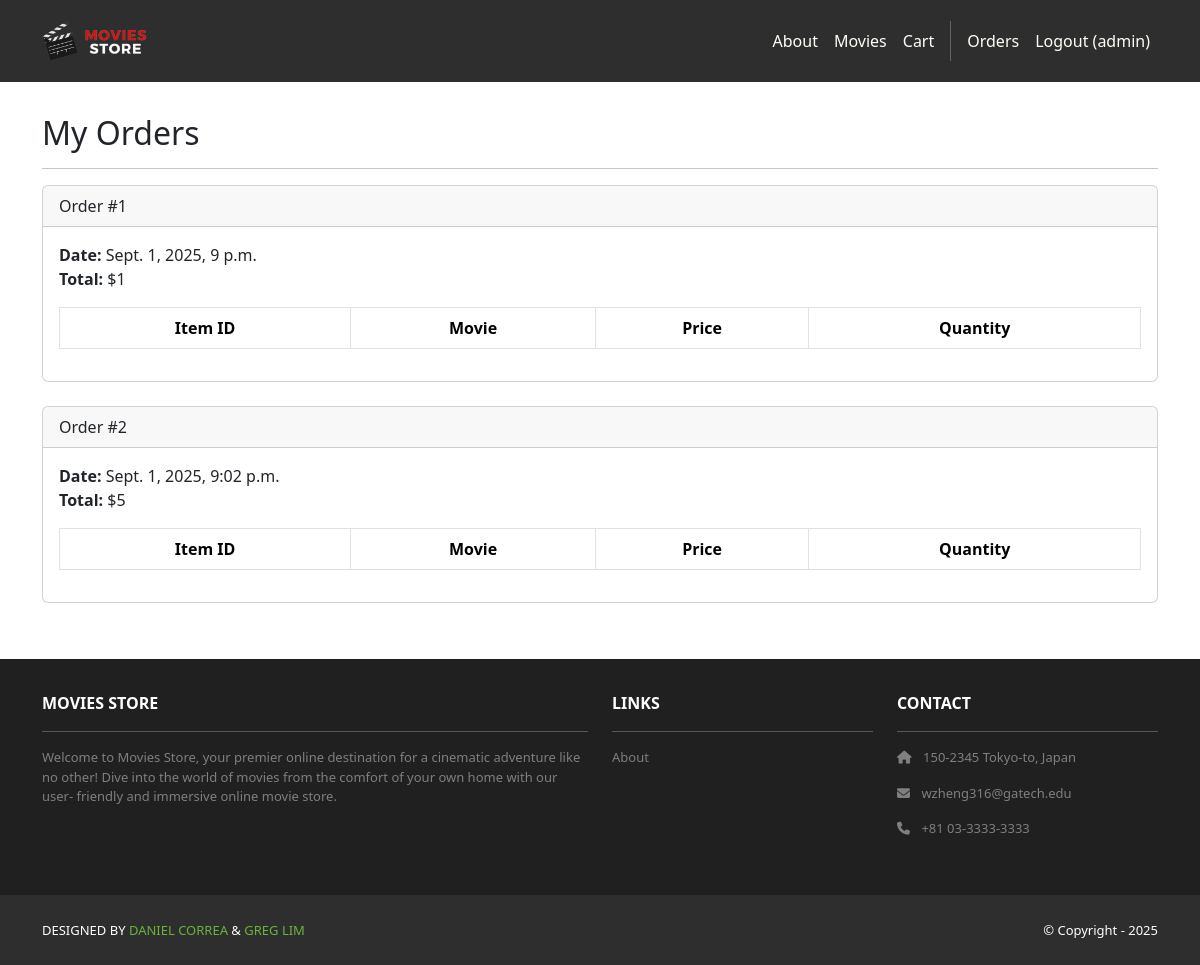
The page /accounts/orders/ (signed in) on the database as committed earlier.
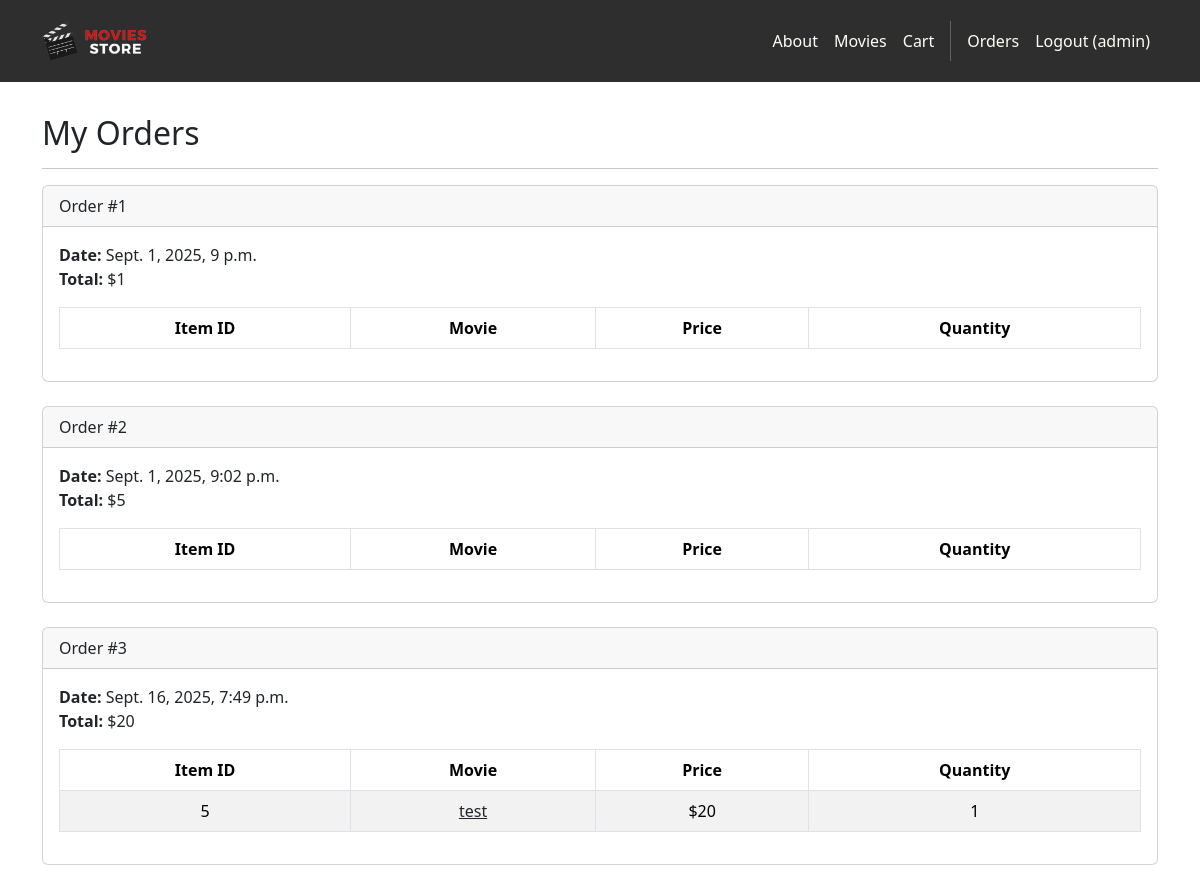
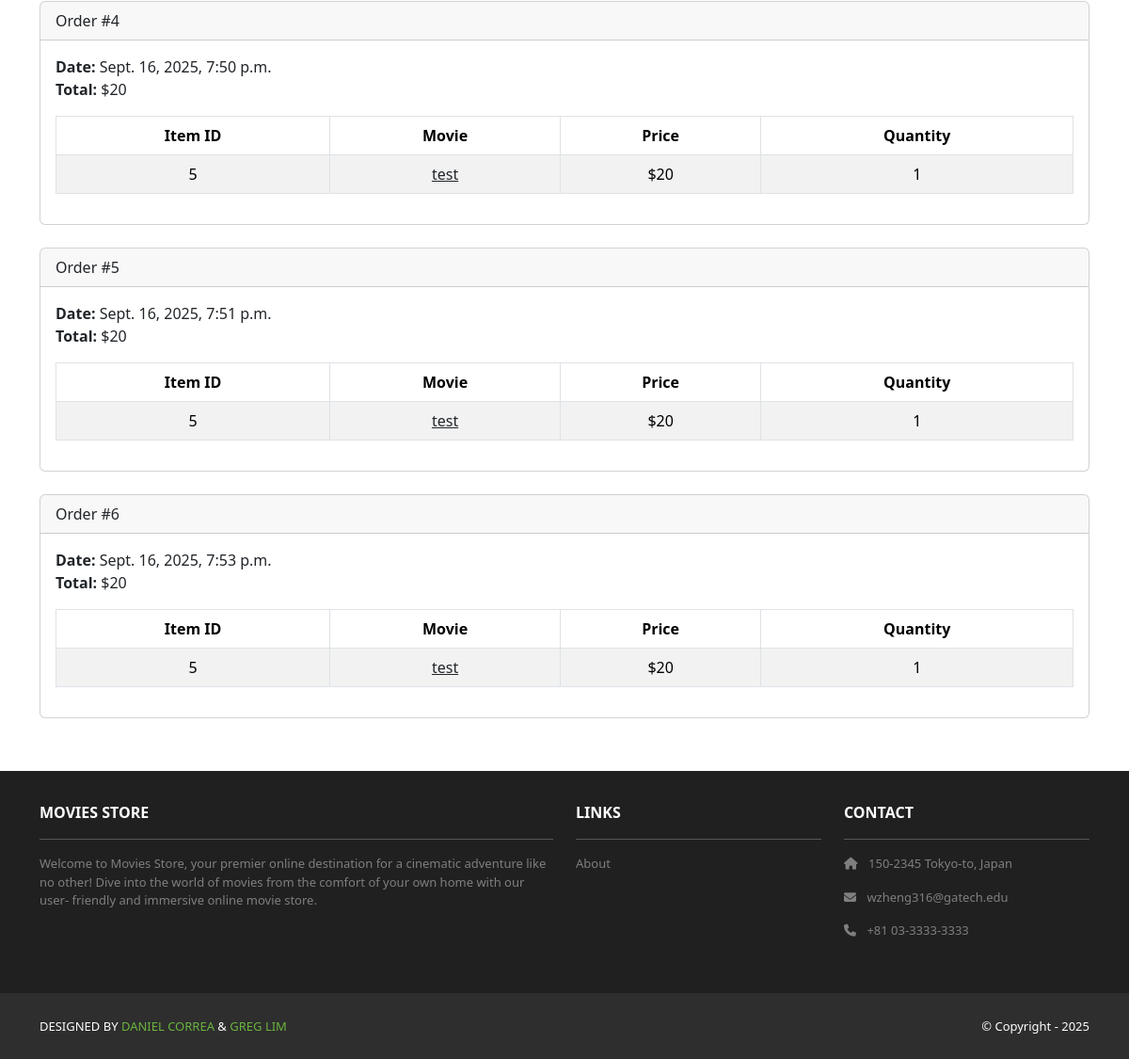
The same page on the database as committed later (2 pictures, top to bottom).
### cart/models.py (models this page shows, shortened)
class Order(models.Model):
    id = models.AutoField(primary_key=True)
    total = models.IntegerField()
    date = models.DateTimeField(auto_now_add=True)
    user = models.ForeignKey(User,
        on_delete=models.CASCADE)

class Item(models.Model):
    id = models.AutoField(primary_key=True)
    price = models.IntegerField()
    quantity = models.IntegerField()
    order = models.ForeignKey(Order,
        on_delete=models.CASCADE)
    movie = models.ForeignKey(Movie,
        on_delete=models.CASCADE)

### movies/models.py (models this page shows, shortened)
class Movie(models.Model):
    id = models.AutoField(primary_key=True)
    name = models.CharField(max_length=255)
    price = models.IntegerField()
    description = models.TextField()
    image = models.ImageField(upload_to='movie_images/')
    amount_left = models.PositiveIntegerField(null=True, blank=True)

### accounts/views.py (the view)
# urls.py: path('orders/', views.orders, name='accounts.orders'),
@login_required
def orders(request):
    template_data = {}
    template_data['title'] = 'Orders'
    template_data['orders'] = request.user.order_set.all()
    return render(request, 'accounts/orders.html',
        {'template_data': template_data})

### accounts/templates/accounts/orders.html
{% extends 'base.html' %}
{% block content %}
<div class="p-3">
  <div class="container">
    <div class="row mt-3">
      <div class="col mx-auto mb-3">
        <h2>My Orders</h2>
        <hr />
        {% for order in template_data.orders %}
        <div class="card mb-4">
          <div class="card-header">
            Order #{{ order.id }}
          </div>
          <div class="card-body">
            <b>Date:</b> {{ order.date }}<br />
            <b>Total:</b> ${{ order.total }}<br />
            <table class="table table-bordered
              table-striped text-center mt-3">
              <thead>
                <tr>
                  <th scope="col">Item ID</th>
                  <th scope="col">Movie</th>
                  <th scope="col">Price</th>
                  <th scope="col">Quantity</th>
                </tr>
              </thead>
              <tbody>
                {% for item in order.item_set.all %}
                <tr>
                  <td>{{ item.movie.id }}</td>
                  <td>
                    <a class="link-dark"
                      href="{% url 'movies.show'
                      id=item.movie.id %}">
                      {{ item.movie.name }}
                    </a>
                  </td>
                  <td>${{ item.movie.price }}</td>
                  <td>{{ item.quantity }}</td>
                </tr>
                {% endfor %}
              </tbody>
            </table>
          </div>
        </div>
        {% endfor %}
      </div>
    </div>
  </div>
</div>
{% endblock content %}

### moviesstore/templates/base.html (shortened to what this page needs)
<!DOCTYPE html>
<html>
  {% load static %}
  <head>
    <link href="https://cdn.jsdelivr.net/npm/bootstrap@5.3.3/dist/css/bootstrap.min.css" rel="stylesheet">
    <link rel="stylesheet"  href="https://cdnjs.cloudflare.com/ajax/libs/font-awesome/6.1.1/css/all.min.css">
    <link rel="stylesheet" type="text/css" href="{% static 'css/style.css' %}">
  </head>
  <body>
     <nav class="p-3 navbar navbar-dark bg-dark
         navbar-expand-lg">
      <div class="container">
        <a class="navbar-brand"
           href="{% url 'home.index' %}">
          <img src="{% static 'img/logo.png' %}" alt="logo"
               height="40" />
        </a>
        <div class="collapse navbar-collapse"
             id="navbarNavAltMarkup">
          <div class="navbar-nav ms-auto navbar-ml">
            <a class="nav-link" href="{% url 'home.about' %}">About</a>
            <a class="nav-link" href="{% url 'movies.index' %}">Movies</a>
            <a class="nav-link" href="{% url 'cart.index' %}">Cart</a>
            {% if user.is_authenticated %}
            <a class="nav-link" href="{% url 'accounts.orders' %}">Orders</a>
            <a class="nav-link"href="{% url 'accounts.logout' %}">Logout ({{user.username }})</a>
            {% else %}
            <a class="nav-link" href="{% url 'accounts.login' %}">Login</a>
            <a class="nav-link" href="{% url 'accounts.signup' %}">Sign Up</a>
            {% endif %}
          </div>
        </div>
      </div>
    </nav>
    <div>
      {% block content %}
      {% endblock content %}
    </div>
     <section class="p-3 ms-footer d-none d-md-block">
      <div class="container">
        <div class="row mt-3 text-white">
          <div class="col-md-6 col-lg-6 col-xl-6
               mx-auto mb-4">
            <b>MOVIES STORE</b>
            <hr />
            <p>
              Welcome to Movies Store, your premier online
              destination for a cinematic adventure like no
              other! Dive into the world of movies from the
              comfort of your own home with our user-
              friendly and immersive online movie store.
            </p>
          </div>
          <div class="col-md-3 col-lg-3 col-xl-3
               mx-auto mb-4">
            <b>LINKS</b>
            <hr />
            <p><a class="nav-link"
              href="{% url 'home.about' %}">
              About
            </a></p>
          </div>
          <div class="col-md-3 col-lg-3 col-xl-3 mx-auto
               mb-4">
            <b>CONTACT</b>
            <hr />
            <p><i class="fas fa-home me-2"></i>
              150-2345 Tokyo-to, Japan
            </p>
            <p><i class="fas fa-envelope me-2"></i>
              wzheng316@gatech.edu
            </p>
            <p><i class="fas fa-phone me-2"></i>
              +81 03-3333-3333
            </p>
          </div>
        </div>
      </div>
    </section>
    <section class="p-3 ms-footer-bottom bg-dark">
      <div class="container d-flex
           justify-content-between">
        <div class="me-5 text-white">
          <span>DESIGNED BY
            <a href="https://www.x.com/danielgarax"
            target="_blank">DANIEL CORREA</a> &
            <a href="https://www.x.com/greglim81"
            target="_blank">GREG LIM</a>
          </span>
        </div>
        <div class="text-white">
          <span>© Copyright - 2025</span>
        </div>
      </div>
    </section>
  </body>
</html>

### moviesstore/static/css/style.css (style rules this page uses)
.navbar a.nav-link { color: #FFFEF6 !important; }
.bg-dark { background-color: #2E2E2E !important; }
.ms-footer { background-color: #202020; }
.ms-footer p { color: #7F7F7F; font-size: 13px; }
.ms-footer-bottom span { font-size: 13px; line-height: 38px; }
.ms-footer-bottom a { color: #6ab43e; text-decoration: none; }

Rows that differ between the two databases and show on the page:
added Order: id "3", date "Sept. 16, 2025, 7:49 p.m.", total "20"
added Item: movie.id "5", movie.name "test", movie.price "20", quantity "1", shown under "3"
added Order: id "4", date "Sept. 16, 2025, 7:50 p.m.", total "20"
added Item: movie.id "5", movie.name "test", movie.price "20", quantity "1", shown under "4"
added Order: id "5", date "Sept. 16, 2025, 7:51 p.m.", total "20"
added Item: movie.id "5", movie.name "test", movie.price "20", quantity "1"
added Order: id "6", date "Sept. 16, 2025, 7:53 p.m.", total "20"
added Item: movie.id "5", movie.name "test", movie.price "20", quantity "1", shown under "6"
